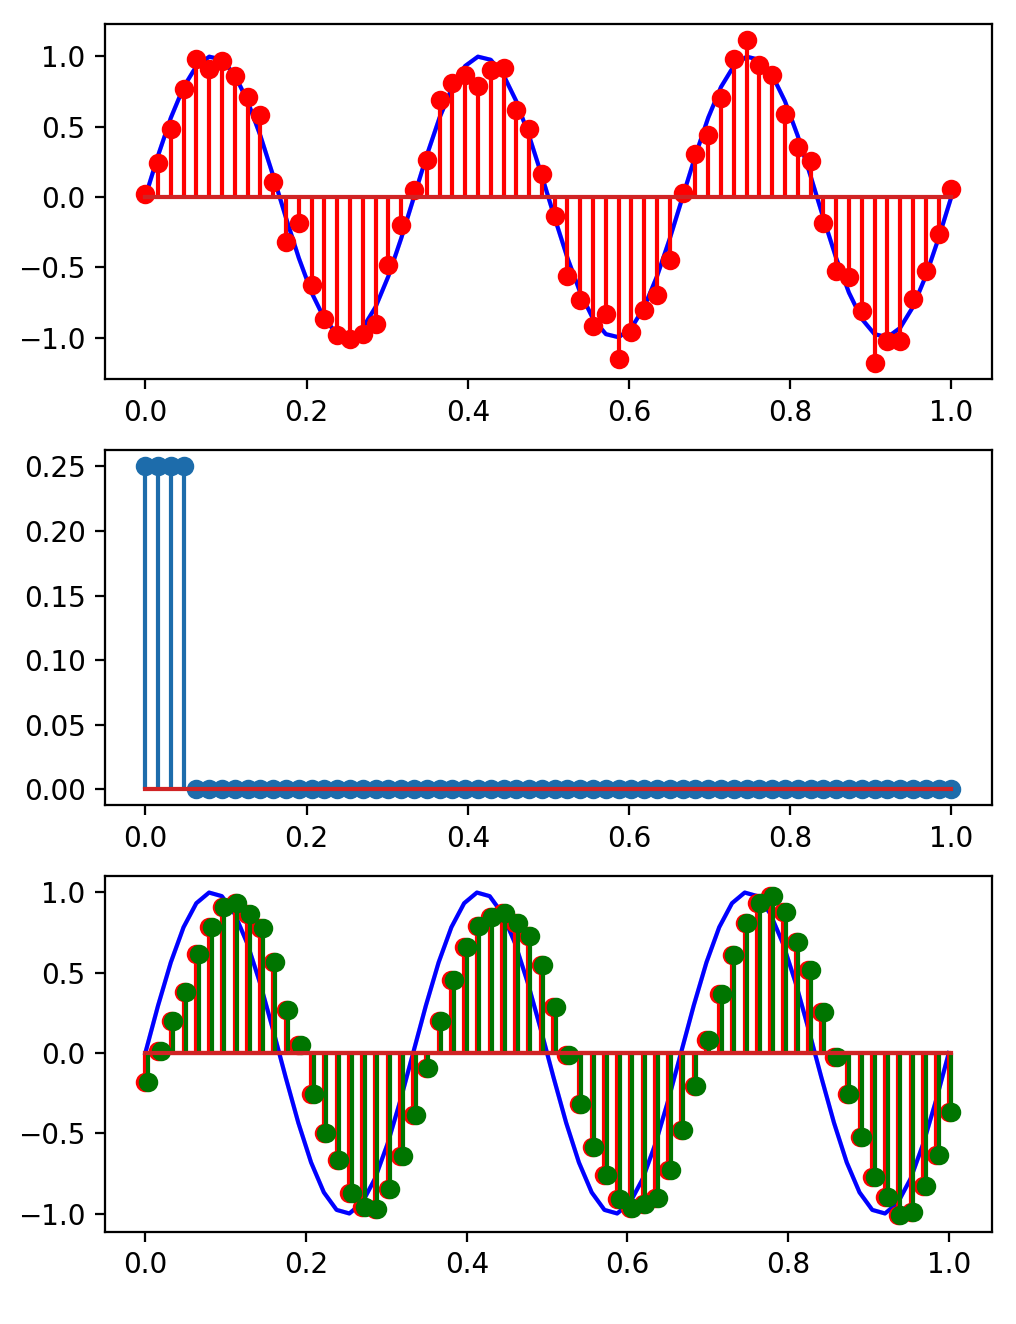

Write Python code to recreate this figure.
import numpy as np
import matplotlib.pyplot as plt

N = 64
F = 3
T = np.linspace(0, 1, N)
cutOff = 0.05
sin = np.sin(2 * np.pi * 3 * T)
x = sin + 0.1 * np.random.randn(N)
h = np.zeros_like(T) + 1 * (T < cutOff)
h /= np.sum(h)

# zirkulare faltung im zeitbereich
y1 = np.convolve(x, np.tile(h, 2))[N : 2 * N]
y2 = np.fft.ifft(
    np.fft.fft(x) * np.fft.fft(h)
).real

plt.subplot(311)
plt.plot(T, sin, color="blue")
plt.stem(T, x, linefmt="r")

plt.subplot(312)
plt.stem(T, h)

plt.subplot(313)
plt.plot(T, sin, color="blue")
plt.stem(T, y1, linefmt="r")
plt.stem(T + 1 / (5 * N), y2, linefmt="g")

plt.show()
